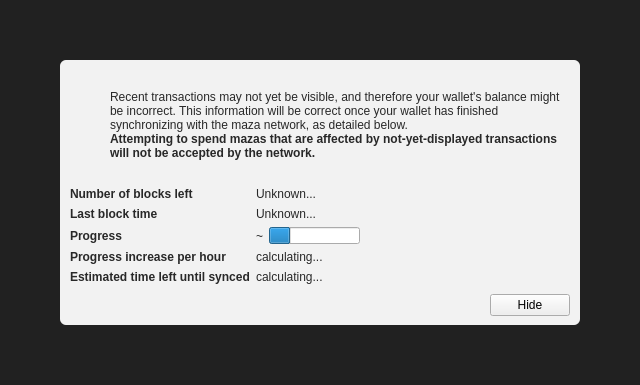
<?xml version="1.0" encoding="UTF-8"?>
<ui version="4.0">
 <class>ModalOverlay</class>
 <widget class="ModalOverlay" name="ModalOverlay">
  <property name="geometry">
   <rect>
    <x>0</x>
    <y>0</y>
    <width>640</width>
    <height>385</height>
   </rect>
  </property>
  <property name="windowTitle">
   <string>Form</string>
  </property>
  <layout class="QVBoxLayout" name="verticalLayout" stretch="0">
   <property name="sizeConstraint">
    <enum>QLayout::SetDefaultConstraint</enum>
   </property>
   <property name="leftMargin">
    <number>0</number>
   </property>
   <property name="topMargin">
    <number>0</number>
   </property>
   <property name="rightMargin">
    <number>0</number>
   </property>
   <property name="bottomMargin">
    <number>0</number>
   </property>
   <item>
    <widget class="QWidget" name="bgWidget" native="true">
     <property name="styleSheet">
      <string notr="true">#bgWidget { background: rgba(0,0,0,220); }</string>
     </property>
     <layout class="QVBoxLayout" name="verticalLayoutMain" stretch="1">
      <property name="leftMargin">
       <number>60</number>
      </property>
      <property name="topMargin">
       <number>60</number>
      </property>
      <property name="rightMargin">
       <number>60</number>
      </property>
      <property name="bottomMargin">
       <number>60</number>
      </property>
      <item>
       <widget class="QWidget" name="contentWidget" native="true">
        <property name="styleSheet">
         <string notr="true">#contentWidget { background: rgba(255,255,255,240); border-radius: 6px; }

QLabel { color: rgb(40,40,40);  }</string>
        </property>
        <layout class="QVBoxLayout" name="verticalLayoutSub" stretch="1,0,0,0">
         <property name="spacing">
          <number>0</number>
         </property>
         <property name="leftMargin">
          <number>10</number>
         </property>
         <property name="topMargin">
          <number>10</number>
         </property>
         <property name="rightMargin">
          <number>10</number>
         </property>
         <property name="bottomMargin">
          <number>10</number>
         </property>
         <item>
          <layout class="QHBoxLayout" name="horizontalLayoutIconText" stretch="0,1">
           <property name="topMargin">
            <number>20</number>
           </property>
           <item>
            <layout class="QVBoxLayout" name="verticalLayoutIcon">
             <property name="leftMargin">
              <number>0</number>
             </property>
             <item>
              <widget class="QPushButton" name="warningIcon">
               <property name="enabled">
                <bool>false</bool>
               </property>
               <property name="text">
                <string/>
               </property>
               <property name="icon">
                <iconset>
                 <normaloff>:/icons/warning</normaloff>
                 <disabledoff>:/icons/warning</disabledoff>:/icons/warning</iconset>
               </property>
               <property name="iconSize">
                <size>
                 <width>48</width>
                 <height>48</height>
                </size>
               </property>
               <property name="flat">
                <bool>true</bool>
               </property>
              </widget>
             </item>
             <item>
              <spacer name="verticalSpacerWarningIcon">
               <property name="orientation">
                <enum>Qt::Vertical</enum>
               </property>
               <property name="sizeHint" stdset="0">
                <size>
                 <width>20</width>
                 <height>40</height>
                </size>
               </property>
              </spacer>
             </item>
            </layout>
           </item>
           <item>
            <layout class="QVBoxLayout" name="verticalLayoutInfoText">
             <property name="leftMargin">
              <number>0</number>
             </property>
             <property name="topMargin">
              <number>0</number>
             </property>
             <item>
              <widget class="QLabel" name="infoText">
               <property name="text">
                <string>Recent transactions may not yet be visible, and therefore your wallet's balance might be incorrect. This information will be correct once your wallet has finished synchronizing with the maza network, as detailed below.</string>
               </property>
               <property name="textFormat">
                <enum>Qt::RichText</enum>
               </property>
               <property name="wordWrap">
                <bool>true</bool>
               </property>
              </widget>
             </item>
             <item>
              <widget class="QLabel" name="infoTextStrong">
               <property name="font">
                <font>
                 <weight>75</weight>
                 <bold>true</bold>
                </font>
               </property>
               <property name="text">
                <string>Attempting to spend mazas that are affected by not-yet-displayed transactions will not be accepted by the network.</string>
               </property>
               <property name="textFormat">
                <enum>Qt::RichText</enum>
               </property>
               <property name="wordWrap">
                <bool>true</bool>
               </property>
              </widget>
             </item>
             <item>
              <spacer name="verticalSpacerInTextSpace">
               <property name="orientation">
                <enum>Qt::Vertical</enum>
               </property>
               <property name="sizeHint" stdset="0">
                <size>
                 <width>20</width>
                 <height>40</height>
                </size>
               </property>
              </spacer>
             </item>
            </layout>
           </item>
          </layout>
         </item>
         <item>
          <spacer name="verticalSpacerAfterText">
           <property name="orientation">
            <enum>Qt::Vertical</enum>
           </property>
           <property name="sizeHint" stdset="0">
            <size>
             <width>20</width>
             <height>40</height>
            </size>
           </property>
          </spacer>
         </item>
         <item>
          <layout class="QFormLayout" name="formLayout">
           <property name="fieldGrowthPolicy">
            <enum>QFormLayout::FieldsStayAtSizeHint</enum>
           </property>
           <property name="horizontalSpacing">
            <number>6</number>
           </property>
           <property name="verticalSpacing">
            <number>6</number>
           </property>
           <property name="topMargin">
            <number>10</number>
           </property>
           <item row="0" column="0">
            <widget class="QLabel" name="labelNumberOfBlocksLeft">
             <property name="font">
              <font>
               <weight>75</weight>
               <bold>true</bold>
              </font>
             </property>
             <property name="text">
              <string>Number of blocks left</string>
             </property>
            </widget>
           </item>
           <item row="0" column="1">
            <widget class="QLabel" name="numberOfBlocksLeft">
             <property name="text">
              <string>Unknown...</string>
             </property>
            </widget>
           </item>
           <item row="1" column="0">
            <widget class="QLabel" name="labelLastBlockTime">
             <property name="font">
              <font>
               <weight>75</weight>
               <bold>true</bold>
              </font>
             </property>
             <property name="text">
              <string>Last block time</string>
             </property>
            </widget>
           </item>
           <item row="1" column="1">
            <widget class="QLabel" name="newestBlockDate">
             <property name="sizePolicy">
              <sizepolicy hsizetype="Maximum" vsizetype="Preferred">
               <horstretch>0</horstretch>
               <verstretch>0</verstretch>
              </sizepolicy>
             </property>
             <property name="text">
              <string>Unknown...</string>
             </property>
            </widget>
           </item>
           <item row="2" column="0">
            <widget class="QLabel" name="labelSyncDone">
             <property name="font">
              <font>
               <weight>75</weight>
               <bold>true</bold>
              </font>
             </property>
             <property name="text">
              <string>Progress</string>
             </property>
            </widget>
           </item>
           <item row="2" column="1">
            <layout class="QHBoxLayout" name="horizontalLayoutSync" stretch="0,1">
             <item>
              <widget class="QLabel" name="percentageProgress">
               <property name="text">
                <string notr="true">~</string>
               </property>
              </widget>
             </item>
             <item>
              <widget class="QProgressBar" name="progressBar">
               <property name="value">
                <number>24</number>
               </property>
               <property name="format">
                <string/>
               </property>
              </widget>
             </item>
            </layout>
           </item>
           <item row="4" column="0">
            <widget class="QLabel" name="labelProgressIncrease">
             <property name="font">
              <font>
               <weight>75</weight>
               <bold>true</bold>
              </font>
             </property>
             <property name="text">
              <string>Progress increase per hour</string>
             </property>
            </widget>
           </item>
           <item row="4" column="1">
            <widget class="QLabel" name="progressIncreasePerH">
             <property name="text">
              <string>calculating...</string>
             </property>
            </widget>
           </item>
           <item row="5" column="0">
            <widget class="QLabel" name="labelEstimatedTimeLeft">
             <property name="font">
              <font>
               <weight>75</weight>
               <bold>true</bold>
              </font>
             </property>
             <property name="text">
              <string>Estimated time left until synced</string>
             </property>
            </widget>
           </item>
           <item row="5" column="1">
            <widget class="QLabel" name="expectedTimeLeft">
             <property name="text">
              <string>calculating...</string>
             </property>
            </widget>
           </item>
          </layout>
         </item>
         <item>
          <layout class="QHBoxLayout" name="horizontalLayoutButtons">
           <property name="leftMargin">
            <number>10</number>
           </property>
           <property name="topMargin">
            <number>10</number>
           </property>
           <item>
            <spacer name="horizontalSpacer">
             <property name="orientation">
              <enum>Qt::Horizontal</enum>
             </property>
             <property name="sizeHint" stdset="0">
              <size>
               <width>40</width>
               <height>20</height>
              </size>
             </property>
            </spacer>
           </item>
           <item>
            <widget class="QPushButton" name="closeButton">
             <property name="text">
              <string>Hide</string>
             </property>
            </widget>
           </item>
          </layout>
         </item>
        </layout>
       </widget>
      </item>
     </layout>
    </widget>
   </item>
  </layout>
 </widget>
 <customwidgets>
  <customwidget>
   <class>ModalOverlay</class>
   <extends>QWidget</extends>
   <header>modaloverlay.h</header>
   <container>1</container>
  </customwidget>
 </customwidgets>
 <resources/>
 <connections/>
</ui>
